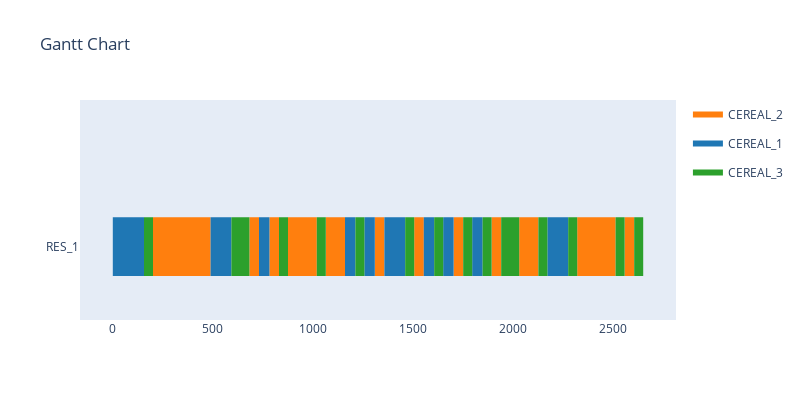

The notebook cell this image was saved under:
### Code cell
sim_automated.run(visualise=True, verbose=False, cleverInitialise=False)

### Figure 1 — Plotly figure (JSON) as saved in the notebook; plotly's stock layout.template omitted (floating-point values rounded to 4 significant figures)
{"data": [{"fill": "toself", "fillcolor": "rgb(255, 127, 14)", "hoverinfo": "name", "legendgroup": "rgb(255, 127, 14)", "mode": "none", "name": "CEREAL_2", "showlegend": true, "type": "scatter", "x": [201, 249, 249, 201, 201, 249, 297, 297, 249, 249, 297, 345, 345, 297, 297, 345, 393, 393, 345, 345, 393, 441, 441, 393, 393, 441, 489, 489, 441, 441, 683, 731, 731, 683, 683, 783, 831, 831, 783, 783, 876, 924, 924, 876, 876, 924, 972, 972, 924, 924, 972, 1020, 1020, 972, 972, 1065, 1113, 1113, 1065, 1065, 1113, 1161, 1161, 1113, 1113, 1310, 1358, 1358, 1310, 1310, 1507, 1555, 1555, 1507, 1507, 1704, 1752, 1752, 1704, 1704, 1894, 1942, 1942, 1894, 1894, 2032, 2080, 2080, 2032, 2032, 2080, 2128, 2128, 2080, 2080, 2322, 2370, 2370, 2322, 2322, 2370, 2418, 2418, 2370, 2370, 2418, 2466, 2466, 2418, 2418, 2466, 2514, 2514, 2466, 2466, 2559, 2607, 2607, 2559], "y": [-0.4, -0.4, 0.4, 0.4, null, -0.4, -0.4, 0.4, 0.4, null, -0.4, -0.4, 0.4, 0.4, null, -0.4, -0.4, 0.4, 0.4, null, -0.4, -0.4, 0.4, 0.4, null, -0.4, -0.4, 0.4, 0.4, null, -0.4, -0.4, 0.4, 0.4, null, -0.4, -0.4, 0.4, 0.4, null, -0.4, -0.4, 0.4, 0.4, null, -0.4, -0.4, 0.4, 0.4, null, -0.4, -0.4, 0.4, 0.4, null, -0.4, -0.4, 0.4, 0.4, null, -0.4, -0.4, 0.4, 0.4, null, -0.4, -0.4, 0.4, 0.4, null, -0.4, -0.4, 0.4, 0.4, null, -0.4, -0.4, 0.4, 0.4, null, -0.4, -0.4, 0.4, 0.4, null, -0.4, -0.4, 0.4, 0.4, null, -0.4, -0.4, 0.4, 0.4, null, -0.4, -0.4, 0.4, 0.4, null, -0.4, -0.4, 0.4, 0.4, null, -0.4, -0.4, 0.4, 0.4, null, -0.4, -0.4, 0.4, 0.4, null, -0.4, -0.4, 0.4, 0.4]}, {"fill": "toself", "fillcolor": "rgb(31, 119, 180)", "hoverinfo": "name", "legendgroup": "rgb(31, 119, 180)", "mode": "none", "name": "CEREAL_1", "showlegend": true, "type": "scatter", "x": [0, 52, 52, 0, 0, 52, 104, 104, 52, 52, 104, 156, 156, 104, 104, 489, 541, 541, 489, 489, 541, 593, 593, 541, 541, 731, 783, 783, 731, 731, 1161, 1213, 1213, 1161, 1161, 1258, 1310, 1310, 1258, 1258, 1358, 1410, 1410, 1358, 1358, 1410, 1462, 1462, 1410, 1410, 1555, 1607, 1607, 1555, 1555, 1652, 1704, 1704, 1652, 1652, 1797, 1849, 1849, 1797, 1797, 2173, 2225, 2225, 2173, 2173, 2225, 2277, 2277, 2225], "y": [-0.4, -0.4, 0.4, 0.4, null, -0.4, -0.4, 0.4, 0.4, null, -0.4, -0.4, 0.4, 0.4, null, -0.4, -0.4, 0.4, 0.4, null, -0.4, -0.4, 0.4, 0.4, null, -0.4, -0.4, 0.4, 0.4, null, -0.4, -0.4, 0.4, 0.4, null, -0.4, -0.4, 0.4, 0.4, null, -0.4, -0.4, 0.4, 0.4, null, -0.4, -0.4, 0.4, 0.4, null, -0.4, -0.4, 0.4, 0.4, null, -0.4, -0.4, 0.4, 0.4, null, -0.4, -0.4, 0.4, 0.4, null, -0.4, -0.4, 0.4, 0.4, null, -0.4, -0.4, 0.4, 0.4]}, {"fill": "toself", "fillcolor": "rgb(44, 160, 44)", "hoverinfo": "name", "legendgroup": "rgb(44, 160, 44)", "mode": "none", "name": "CEREAL_3", "showlegend": true, "type": "scatter", "x": [156, 201, 201, 156, 156, 593, 638, 638, 593, 593, 638, 683, 683, 638, 638, 831, 876, 876, 831, 831, 1020, 1065, 1065, 1020, 1020, 1213, 1258, 1258, 1213, 1213, 1462, 1507, 1507, 1462, 1462, 1607, 1652, 1652, 1607, 1607, 1752, 1797, 1797, 1752, 1752, 1849, 1894, 1894, 1849, 1849, 1942, 1987, 1987, 1942, 1942, 1987, 2032, 2032, 1987, 1987, 2128, 2173, 2173, 2128, 2128, 2277, 2322, 2322, 2277, 2277, 2514, 2559, 2559, 2514, 2514, 2607, 2652, 2652, 2607], "y": [-0.4, -0.4, 0.4, 0.4, null, -0.4, -0.4, 0.4, 0.4, null, -0.4, -0.4, 0.4, 0.4, null, -0.4, -0.4, 0.4, 0.4, null, -0.4, -0.4, 0.4, 0.4, null, -0.4, -0.4, 0.4, 0.4, null, -0.4, -0.4, 0.4, 0.4, null, -0.4, -0.4, 0.4, 0.4, null, -0.4, -0.4, 0.4, 0.4, null, -0.4, -0.4, 0.4, 0.4, null, -0.4, -0.4, 0.4, 0.4, null, -0.4, -0.4, 0.4, 0.4, null, -0.4, -0.4, 0.4, 0.4, null, -0.4, -0.4, 0.4, 0.4, null, -0.4, -0.4, 0.4, 0.4, null, -0.4, -0.4, 0.4, 0.4]}, {"legendgroup": "rgb(255, 127, 14)", "marker": {"color": "rgb(255, 127, 14)", "opacity": 0, "size": 1}, "mode": "markers", "name": "", "showlegend": false, "text": [null, null, null, null, null, null, null, null, null, null, null, null, null, null, null, null, null, null, null, null, null, null, null, null, null, null, null, null, null, null, null, null, null, null, null, null, null, null, null, null, null, null, null, null, null, null, null, null], "type": "scatter", "x": [201, 249, 249, 297, 297, 345, 345, 393, 393, 441, 441, 489, 683, 731, 783, 831, 876, 924, 924, 972, 972, 1020, 1065, 1113, 1113, 1161, 1310, 1358, 1507, 1555, 1704, 1752, 1894, 1942, 2032, 2080, 2080, 2128, 2322, 2370, 2370, 2418, 2418, 2466, 2466, 2514, 2559, 2607], "y": [0, 0, 0, 0, 0, 0, 0, 0, 0, 0, 0, 0, 0, 0, 0, 0, 0, 0, 0, 0, 0, 0, 0, 0, 0, 0, 0, 0, 0, 0, 0, 0, 0, 0, 0, 0, 0, 0, 0, 0, 0, 0, 0, 0, 0, 0, 0, 0]}, {"legendgroup": "rgb(31, 119, 180)", "marker": {"color": "rgb(31, 119, 180)", "opacity": 0, "size": 1}, "mode": "markers", "name": "", "showlegend": false, "text": [null, null, null, null, null, null, null, null, null, null, null, null, null, null, null, null, null, null, null, null, null, null, null, null, null, null, null, null, null, null], "type": "scatter", "x": [0, 52, 52, 104, 104, 156, 489, 541, 541, 593, 731, 783, 1161, 1213, 1258, 1310, 1358, 1410, 1410, 1462, 1555, 1607, 1652, 1704, 1797, 1849, 2173, 2225, 2225, 2277], "y": [0, 0, 0, 0, 0, 0, 0, 0, 0, 0, 0, 0, 0, 0, 0, 0, 0, 0, 0, 0, 0, 0, 0, 0, 0, 0, 0, 0, 0, 0]}, {"legendgroup": "rgb(44, 160, 44)", "marker": {"color": "rgb(44, 160, 44)", "opacity": 0, "size": 1}, "mode": "markers", "name": "", "showlegend": false, "text": [null, null, null, null, null, null, null, null, null, null, null, null, null, null, null, null, null, null, null, null, null, null, null, null, null, null, null, null, null, null, null, null], "type": "scatter", "x": [156, 201, 593, 638, 638, 683, 831, 876, 1020, 1065, 1213, 1258, 1462, 1507, 1607, 1652, 1752, 1797, 1849, 1894, 1942, 1987, 1987, 2032, 2128, 2173, 2277, 2322, 2514, 2559, 2607, 2652], "y": [0, 0, 0, 0, 0, 0, 0, 0, 0, 0, 0, 0, 0, 0, 0, 0, 0, 0, 0, 0, 0, 0, 0, 0, 0, 0, 0, 0, 0, 0, 0, 0]}], "layout": {"autosize": false, "height": 400, "hovermode": "closest", "showlegend": true, "title": {"text": "Gantt Chart"}, "width": 800, "xaxis": {"rangeselector": {"buttons": [{"count": 7, "label": "1w", "step": "day", "stepmode": "backward"}, {"count": 1, "label": "1m", "step": "month", "stepmode": "backward"}, {"count": 6, "label": "6m", "step": "month", "stepmode": "backward"}, {"count": 1, "label": "YTD", "step": "year", "stepmode": "todate"}, {"count": 1, "label": "1y", "step": "year", "stepmode": "backward"}, {"step": "all"}]}, "showgrid": false, "type": "linear", "zeroline": false}, "yaxis": {"autorange": false, "range": [-1, 2], "showgrid": false, "ticktext": ["RES_1"], "tickvals": [0], "zeroline": false}}}
